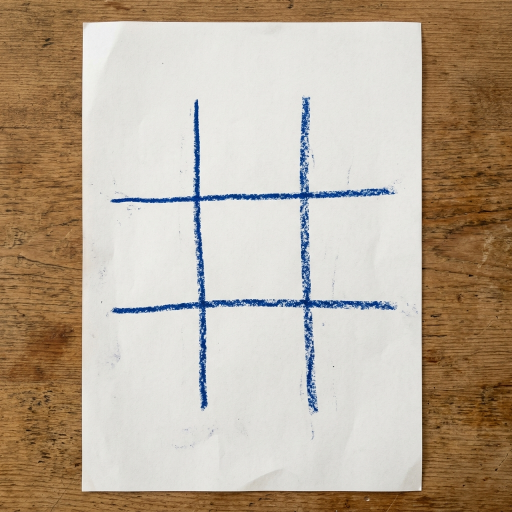
#> input picture XandO/archive/blue_board.jpg, 1024 x 1024 px, given as the content of the folder RAW token, which was not available (shown at 1/2 size)
$ python parse_tokens.py
#> lines starting #> are read from the running program, lines starting #| are printed output that depends on the picture; after the words box and inside, x2 and y2 are one past the last pixel; in counts of white or black regions, pixels touching at a corner belong together; pictures that were not available may be replaced by others from this repository, and a replacement may not be noted
import cv2
import numpy as np
import os
import glob
import shutil

def process_images(input_dir, output_dir):
    # Clear output directory if it exists for a fresh run
#> called with input_dir = 'RAW token', output_dir = 'parsed_tokens'
    if os.path.exists(output_dir):
        shutil.rmtree(output_dir)

    categories = ['X', 'O', 'card', 'uncategorized']
    for cat in categories:
        os.makedirs(os.path.join(output_dir, cat), exist_ok=True)

    image_files = glob.glob(os.path.join(input_dir, '*.jpg'))

    tile_count = 0

    for img_path in image_files:
        print(f"Processing {img_path}...")
        img = cv2.imread(img_path)
#> img is the input picture: shape (1024, 1024, 3); mean B, G, R 153.2, 171.1, 186.1
        if img is None:
            print(f"Failed to read {img_path}")
            continue

        gray = cv2.cvtColor(img, cv2.COLOR_BGR2GRAY)
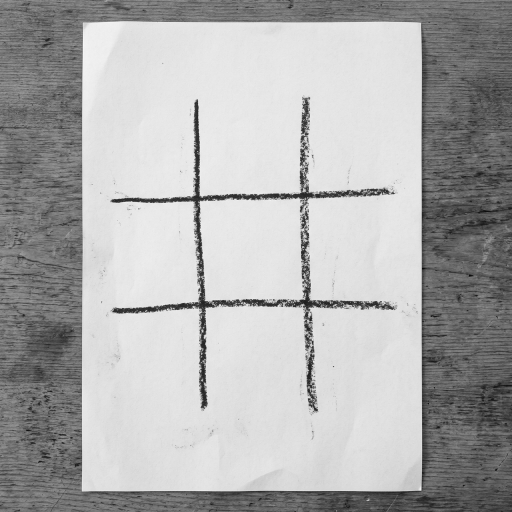
#> gray: shape (1024, 1024) (shown at 1/2 size); min 4, max 252, mean 173.6

        # Blur slightly to remove noise
        blurred = cv2.GaussianBlur(gray, (5, 5), 0)

        # Adaptive thresholding to find the black borders, inverted so borders are white
        thresh = cv2.adaptiveThreshold(blurred, 255, cv2.ADAPTIVE_THRESH_MEAN_C, cv2.THRESH_BINARY_INV, 11, 2)
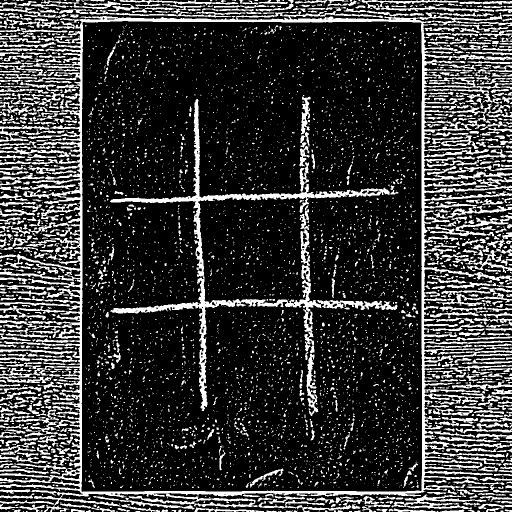
#> thresh: shape (1024, 1024) (shown at 1/2 size); 21.7% white; 5609 white regions (4756 under 20 px), largest, box (x1, y1, x2, y2) and area: (0, 22, 1024, 1024) 74908, (220, 198, 795, 822) 18354, (783, 989, 973, 1018) 1884

        # Morphological operations to close gaps in borders
        kernel = cv2.getStructuringElement(cv2.MORPH_RECT, (5,5))
        thresh = cv2.morphologyEx(thresh, cv2.MORPH_CLOSE, kernel)
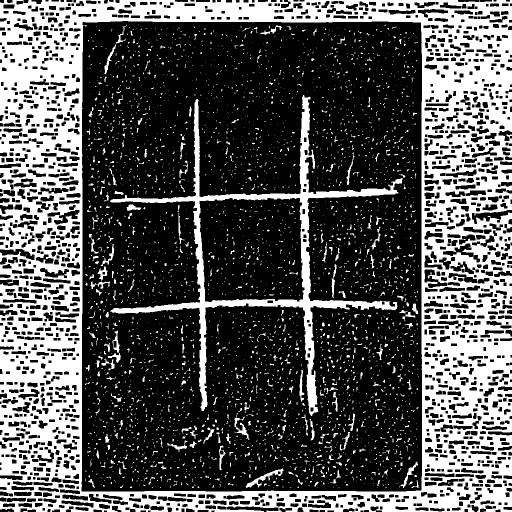
#> thresh: shape (1024, 1024) (shown at 1/2 size); 33.1% white; 3468 white regions (3117 under 20 px)

        contours, hierarchy = cv2.findContours(thresh, cv2.RETR_EXTERNAL, cv2.CHAIN_APPROX_SIMPLE)
#> contours = 3 contours, 2 with area under 20; largest, box (x1, y1, x2, y2) and area: (0, 0, 1024, 1024) 1031100

        for cnt in contours:
            area = cv2.contourArea(cnt)
            # Filter out noise (very small) and full-page borders (very large)
            if area < 50000 or area > img.shape[0]*img.shape[1] * 0.8:
                continue

            x, y, w, h = cv2.boundingRect(cnt)

            # Crop the tile
            roi = img[y:y+h, x:x+w]

            category = 'uncategorized'

            if area > 500000:
                category = 'card'
            else:
                # Differentiate X and O by looking at ink density
                roi_gray = gray[y:y+h, x:x+w]

                # Strip 15% of the border so we don't count the bounding box lines
                ih, iw = int(h*0.15), int(w*0.15)
                inner = roi_gray[ih:h-ih, iw:w-iw]

                if inner.size > 0:
                    # Otsu thresholding to find ink (ink becomes white/255)
                    _, inner_thresh = cv2.threshold(inner, 0, 255, cv2.THRESH_BINARY_INV + cv2.THRESH_OTSU)

                    total_ink = np.sum(inner_thresh > 0) / inner_thresh.size

                    # Look at the center 30% of the inner region
                    ch, cw = inner_thresh.shape
                    cy, cx = ch//2, cw//2
                    dh, dw = int(ch*0.15), int(cw*0.15)
                    center = inner_thresh[max(0, cy-dh):min(ch, cy+dh), max(0, cx-dw):min(cw, cx+dw)]

                    if center.size > 0:
                        center_ink = np.sum(center > 0) / center.size

                        if total_ink < 0.01:
                            category = 'uncategorized' # Blank square
                        elif center_ink > 0.05:
                            category = 'X'
                        else:
                            category = 'O'

            out_path = os.path.join(output_dir, category, f"tile_{tile_count:04d}.png")
            cv2.imwrite(out_path, roi)
            tile_count += 1
#> this loop made 3 passes
#> area on pass 3: 1031100
#> after the loop, tile_count = 0

    print(f"Done! Extracted {tile_count} tiles.")
#| Done! Extracted 0 tiles.

if __name__ == '__main__':
    process_images('RAW token', 'parsed_tokens')
